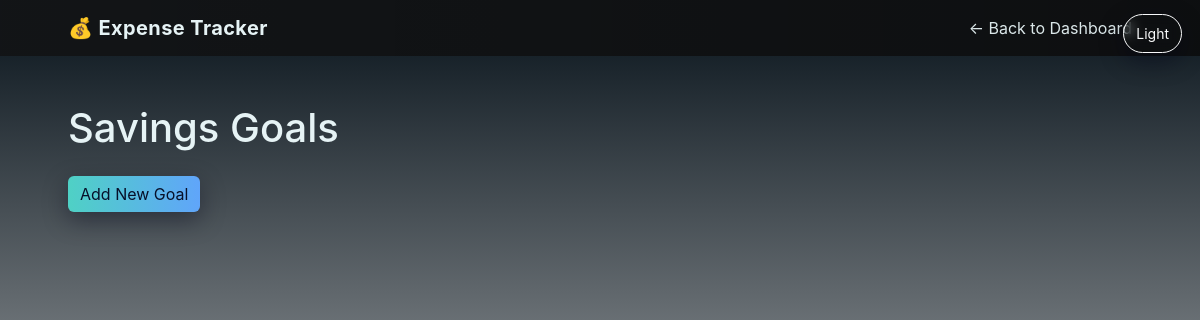
Before: /savings_goals with the older database file.
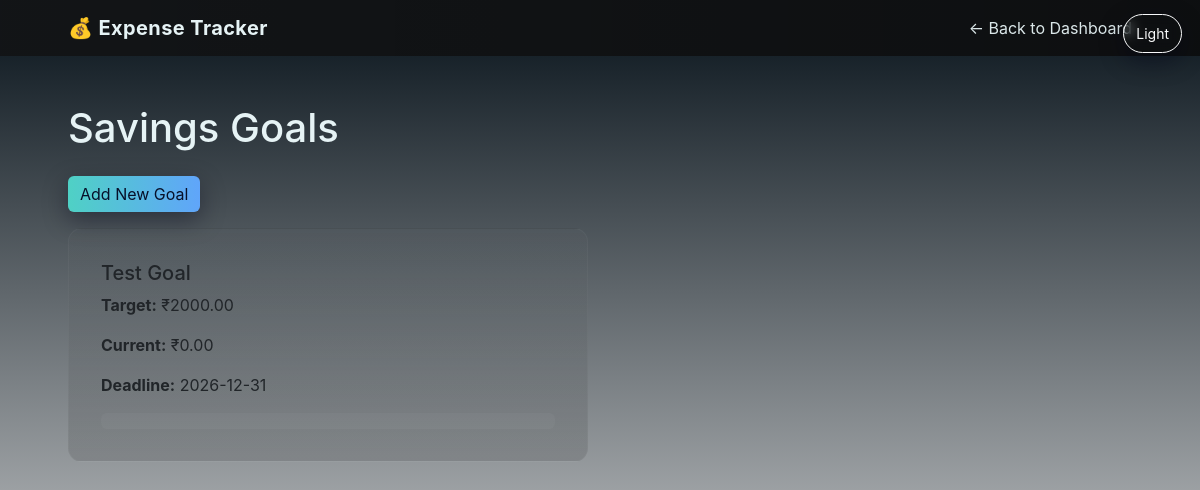
After: the same page with the newer database file.
### tables this page shows
CREATE TABLE savings_goals (
        id INTEGER PRIMARY KEY AUTOINCREMENT,
        goal_name TEXT,
        target_amount REAL,
        current_amount REAL DEFAULT 0,
        deadline TEXT
    );

### app.py (the view, shortened to what this page needs)
@app.route("/savings_goals", methods=["GET", "POST"])
def savings_goals():
    conn = connect_db()
    cursor = conn.cursor()
    cursor.execute("SELECT * FROM savings_goals")
    goals = cursor.fetchall()
    conn.close()
    return render_template("savings_goals.html", goals=goals)

### app.py (called while the page is built)
def connect_db():
    conn = sqlite3.connect("database.db", timeout=5)
    conn.row_factory = sqlite3.Row
    return conn

### templates/savings_goals.html (shortened to what this page needs)
<!DOCTYPE html>
<html>
<head>
    <link href="https://cdn.jsdelivr.net/npm/bootstrap@5.3.0/dist/css/bootstrap.min.css" rel="stylesheet">
    <link rel="stylesheet" href="{{ url_for('static', filename='css/dark.css') }}">
</head>
<body>
<nav class="navbar navbar-expand-lg navbar-dark bg-dark">
    <div class="container">
        <a class="navbar-brand" href="/">💰 Expense Tracker</a>
        <a href="/" class="nav-link">← Back to Dashboard</a>
    </div>
</nav>
<div class="container mt-5">
    <h1 class="mb-4">Savings Goals</h1>
    <button type="button" class="btn btn-primary mb-3" data-bs-toggle="modal" data-bs-target="#addGoalModal">
        Add New Goal
    </button>
    <div class="row">
        {% for goal in goals %}
        <div class="col-md-6 mb-3">
            <div class="card">
                <div class="card-body">
                    <h5 class="card-title">{{ goal[1] }}</h5>
                    <p><strong>Target:</strong> ₹{{ "%.2f"|format(goal[2]) }}</p>
                    <p><strong>Current:</strong> ₹{{ "%.2f"|format(goal[3] or 0) }}</p>
                    <p><strong>Deadline:</strong> {{ goal[4] }}</p>
                    <div class="progress">
                    </div>
                </div>
            </div>
        </div>
        {% endfor %}
    </div>
</div>
</body>
</html>

Changed rows visible on the page:
added savings_goals: goal_name "Test Goal", target_amount "2000.00", current_amount "0.00", deadline "2026-12-31"
